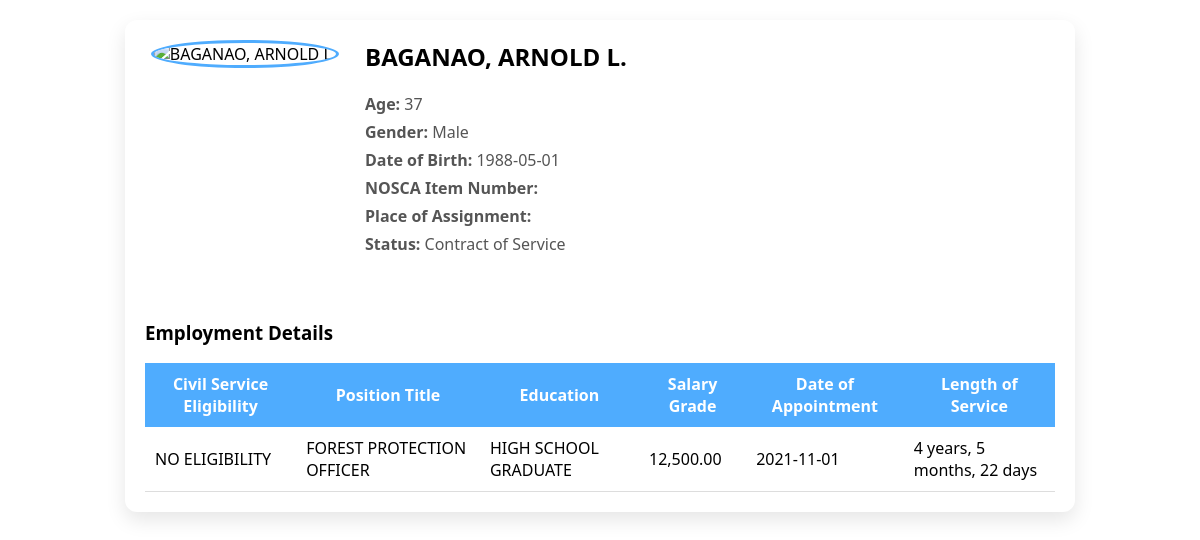
Screenshot of /employee_info.php?employee_id=12 with the database file from the repository.
### tables this page shows
CREATE TABLE `employees` (
  `employee_id` int(11) NOT NULL,
  `name` varchar(100) NOT NULL,
  `age` int(11) NOT NULL,
  `status` varchar(50) NOT NULL,
  `image` varchar(255) DEFAULT NULL,
  `created_at` timestamp NOT NULL DEFAULT current_timestamp(),
  `gender` varchar(20) DEFAULT NULL,
  `date_of_birth` date DEFAULT NULL,
  `nosca_item_number` varchar(100) DEFAULT NULL,
  `place_of_assignment` varchar(150) DEFAULT NULL,
  `position_title` varchar(150) DEFAULT NULL,
  `salary_grade` varchar(50) DEFAULT NULL,
  `civil_service_eligibility` varchar(150) DEFAULT NULL,
  `education` varchar(150) DEFAULT NULL,
  `date_of_appointment` date DEFAULT NULL,
  `length_of_service` varchar(50) DEFAULT NULL
);

### employee_info.php (the view, shortened to what this page needs)
<?php
$host = "localhost";
$user = "root";
$pass = "";
$db   = "cenro";
$conn = new mysqli($host, $user, $pass, $db);
$employee_id = isset($_GET['employee_id']) ? intval($_GET['employee_id']) : 0;
$stmt = $conn->prepare("SELECT * FROM employees WHERE employee_id = ?");
$stmt->bind_param("i", $employee_id);
$stmt->execute();
$result = $stmt->get_result();
$employee = $result->fetch_assoc();
$image_path = 'assets/image/employee/' . $employee['image'];
if (!file_exists($image_path) || empty($employee['image'])) {
    $image_path = 'assets/image/employee/default.png';
}
?>
<!DOCTYPE html>
<html lang="en">
<head>
</head>
<body>
<div class="container">
    <div class="employee-header">
        <div class="employee-image">
            <img src="<?= htmlspecialchars($image_path); ?>"
                 alt="<?= htmlspecialchars($employee['name']); ?>">
        </div>
        <div class="employee-info">
            <h2><?= htmlspecialchars($employee['name']); ?></h2>
            <p><span>Age:</span> <?= htmlspecialchars($employee['age']); ?></p>
            <p><span>Gender:</span> <?= htmlspecialchars($employee['gender'] ?? 'N/A'); ?></p>
            <p><span>Date of Birth:</span> <?= htmlspecialchars($employee['date_of_birth'] ?? 'N/A'); ?></p>
            <p><span>NOSCA Item Number:</span> <?= htmlspecialchars($employee['nosca_item_number'] ?? 'N/A'); ?></p>
            <p><span>Place of Assignment:</span> <?= htmlspecialchars($employee['place_of_assignment'] ?? 'N/A'); ?></p>
            <p><span>Status:</span> <?= htmlspecialchars($employee['status']); ?></p>
        </div>
    </div>
    <div class="details-section">
        <h3>Employment Details</h3>
        <table>
            <tr>
                <th>Civil Service Eligibility</th>
                <th>Position Title</th>
                <th>Education</th>
                <th>Salary Grade</th>
                <th>Date of Appointment</th>
                <th>Length of Service</th>
            </tr>
            <tr>
                <td><?= htmlspecialchars($employee['civil_service_eligibility'] ?? 'N/A'); ?></td>
                <td><?= htmlspecialchars($employee['position_title'] ?? 'N/A'); ?></td>
                <td><?= htmlspecialchars($employee['education'] ?? 'N/A'); ?></td>
                <td><?= htmlspecialchars($employee['salary_grade'] ?? 'N/A'); ?></td>
                <td><?= htmlspecialchars($employee['date_of_appointment'] ?? 'N/A'); ?></td>
                <td><?= htmlspecialchars($employee['length_of_service'] ?? 'N/A'); ?></td>
            </tr>
        </table>
    </div>
</div>
</body>
</html>

### employee_info.php (style rules this page uses)
body { font-family: 'Segoe UI', Tahoma, sans-serif; background-image: url('https://upload.wikimedia.org/wikipedia/commons/thumb/e/e8/Logo_of_the_Department_of_Environment_and_Natural_Resources.svg/1280px-Logo_of_the_Department_of_Environment_and_Natural_Resources.svg.png'); background-size: cover; background-position: center; background-repeat: no-repeat; background-attachment: fixed; margin: 0; padding: 20px; }
.container { max-width: 950px; margin: auto; background: #fff; border-radius: 12px; box-shadow: 0 8px 20px rgba(0,0,0,0.1); }
.employee-header { display: flex; flex-wrap: wrap; padding: 20px; }
.employee-image { flex: 0 0 200px; text-align: center; }
.employee-image img { width: 180px; height: 180px; border-radius: 50%; object-fit: cover; border: 3px solid #4facfe; }
.employee-info { flex: 1; padding-left: 20px; }
.employee-info h2 { margin-top: 0; }
.employee-info p { margin: 6px 0; color: #555; }
.employee-info span { font-weight: bold; }
.details-section { padding: 20px; }
table { width: 100%; border-collapse: collapse; }
th { background: #4facfe; color: #fff; padding: 10px; }
td { padding: 10px; border-bottom: 1px solid #ddd; }

### rows the page displays
employees: name "BAGANAO, ARNOLD L.", age "37", gender "Male", date_of_birth "1988-05-01", status "Contract of Service", civil_service_eligibility "NO ELIGIBILITY", position_title "FOREST PROTECTION OFFICER", education "HIGH SCHOOL GRADUATE", salary_grade "12,500.00", date_of_appointment "2021-11-01", length_of_service "4 years, 5 months, 22 days"
